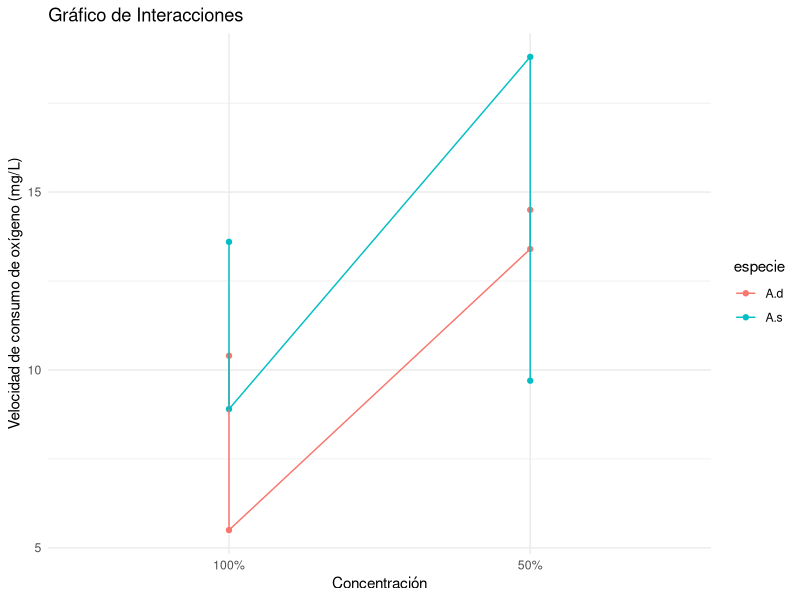

The R script that drew this image:
# Paso 1: Definir los datos del experimento

# Velocidad de consumo de oxígeno
velocidad <- c(13.6, 8.9, 10.4, 5.5, 18.8, 9.7, 13.4, 14.5)

# Factores
concentracion <- factor(rep(c("100%", "50%"), each=4))
especie <- factor(rep(c("A.s", "A.d"), each=2, times=2))

# Crear un data frame
data <- data.frame(velocidad, concentracion, especie)

# Mostrar el data frame
print(data)

# Paso 2: Realizar el análisis de varianza (ANOVA)
anova_result <- aov(velocidad ~ concentracion * especie, data=data)
summary(anova_result)

# Paso 3: Calcular los efectos principales y la interacción
# Convertir los factores a -1 y 1 para cálculos de efectos
concentracion_num <- ifelse(concentracion == "100%", 1, -1)
especie_num <- ifelse(especie == "A.s", 1, -1)
interaccion_num <- concentracion_num * especie_num

# Efecto principal de la concentración
Aeff <- mean(velocidad * concentracion_num) / 2
# Efecto principal de la especie
Beff <- mean(velocidad * especie_num) / 2
# Efecto de la interacción
ABeff <- mean(velocidad * interaccion_num) / 2

# Mostrar los efectos
cat("Efecto de la concentración (A):", Aeff, "\n")
cat("Efecto de la especie (B):", Beff, "\n")
cat("Efecto de la interacción (AB):", ABeff, "\n")

# Paso 4: Calcular la contribución porcentual de los efectos
SST <- sum((velocidad - mean(velocidad))^2)
SSA <- sum((Aeff * concentracion_num)^2)
SSB <- sum((Beff * especie_num)^2)
SSAB <- sum((ABeff * interaccion_num)^2)

# Contribución porcentual
contrib_A <- SSA / SST * 100
contrib_B <- SSB / SST * 100
contrib_AB <- SSAB / SST * 100

# Mostrar la contribución porcentual
cat("Contribución porcentual de A:", contrib_A, "%\n")
cat("Contribución porcentual de B:", contrib_B, "%\n")
cat("Contribución porcentual de AB:", contrib_AB, "%\n")

# Paso 5: Crear un gráfico de interacciones usando ggplot2
library(ggplot2)
ggplot(data, aes(x=concentracion, y=velocidad, color=especie, group=especie)) +
  geom_point() +
  geom_line() +
  labs(title="Gráfico de Interacciones", x="Concentración", y="Velocidad de consumo de oxígeno (mg/L)") +
  theme_minimal()
